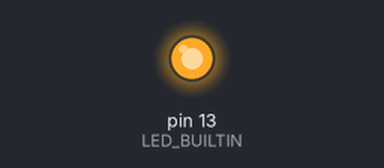
This program was run on a simulated Arduino Mega 2560, built with avr-gcc and run on an emulated ATmega2560. Parts: output pins drawn as LEDs (lit = HIGH).

Above: at 1.6 s.
At 5.6 s:
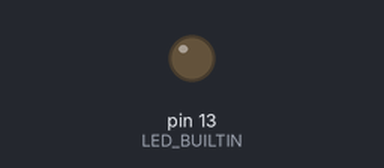
Timing chart, 0 to 7.8 s (numbered marks = the images above):
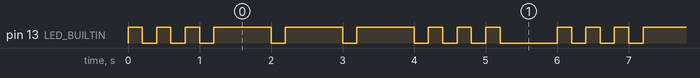

Measured:
- by itself, pin 13 (LED_BUILTIN): repeats every 6.0 s: 2 × (LOW 0.20 s, HIGH 0.20 s), 3 × (LOW 0.20 s, HIGH 0.80 s), 3 × (LOW 0.20 s, HIGH 0.20 s), LOW 0.80 s, HIGH 0.20 s
- by itself, everything shown: repeats every 6.0 s, in 18 steps

The program:

main.cpp
```cpp
#include <Arduino.h>

void ledOn(int _t)
{
	digitalWrite(LED_BUILTIN, HIGH);
	delay(_t);
}

void ledOff(int _t) {
	digitalWrite(LED_BUILTIN, LOW);
	delay(_t);
}

void setup() {
	// use build in pin 13 (the one on the board)
	pinMode(LED_BUILTIN, OUTPUT);
}

void loop() {
	// three dots
	ledOn(200);
	ledOff(200);
	ledOn(200);
	ledOff(200);
	ledOn(200);
	ledOff(200);

	// three dashes
	ledOn(800);
	ledOff(200);
	ledOn(800);
	ledOff(200);
	ledOn(800);
	ledOff(200);

	// three dots
	ledOn(200);
	ledOff(200);
	ledOn(200);
	ledOff(200);
	ledOn(200);
	ledOff(800);
}
```
